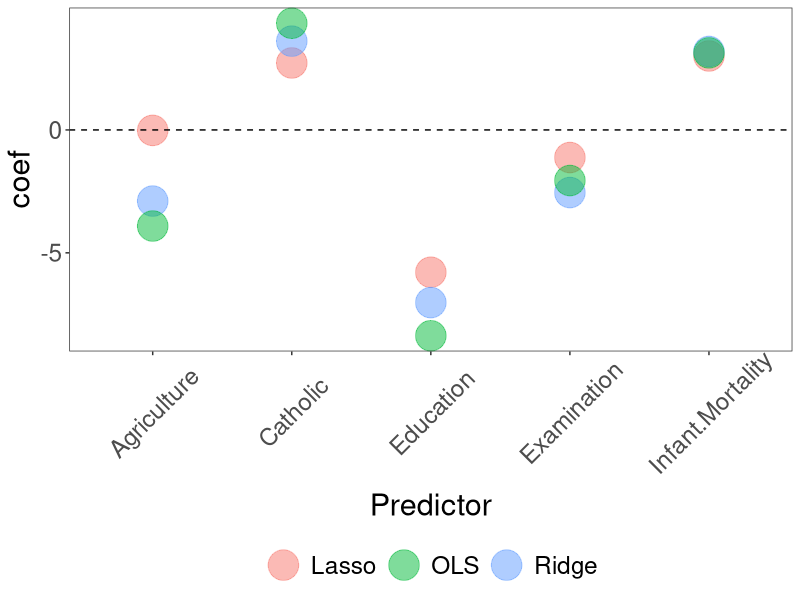

Reproduce this figure in R.
#######################################################################
#  Ciencia de Datos para la toma de decisiones en Economía
#  Author: Ignacio Sarmiento-Barbieri (i.sarmiento at uniandes.edu.co)
#  please do not cite or circulate without permission
#######################################################################


#Load the required packages
library("dplyr") #for data wrangling
library("caret") #ML

data(swiss) #loads the data set

set.seed(123) #set the seed for replication purposes
str(swiss) #conmpact display





ols <- train(Fertility ~ .,   # model to fit
                     data = swiss,                        
                     trControl = trainControl(method = "cv", number = 10),     # Method: crossvalidation, 10 folds
                     method = "lm")                      # specifying regression model

ols






lambda <- 10^seq(-2, 3, length = 100)
lasso <- train(
  Fertility ~., data = swiss, method = "glmnet",
  trControl = trainControl("cv", number = 10),
  tuneGrid = expand.grid(alpha = 1, lambda=lambda), preProcess = c("center", "scale")
  )
lasso





ridge <- train(
  Fertility ~., data = swiss, method = "glmnet",
  trControl = trainControl("cv", number = 10),
  tuneGrid = expand.grid(alpha = 0,lambda=lambda), preProcess = c("center", "scale")
  )
ridge






models <- list(ridge = ridge, lasso = lasso)
resamples(models) %>% summary( metric = "RMSE")



coef_lasso<-predict(lasso$finalModel, type = "coef", mode = "fraction", s = as.numeric(lasso$bestTune))

coef_ridge<-predict(ridge$finalModel, type = "coef", mode = "fraction", s = as.numeric(ridge$bestTune))

#coef_el<-predict(el$finalModel, type = "coef", mode = "fraction", s = as.numeric(el$bestTune))





ols <- train(Fertility ~ ., data = swiss,
                 method="lm",
                trControl=trainControl("none"),
                preProcess = c("center", "scale"))

coef_ols<-ols$finalModel$coefficients




cl<-data.frame(name=rownames(coef_lasso),coef=as.matrix(coef_lasso)[,1],model="Lasso")
cr<-data.frame(name=rownames(coef_ridge),coef=as.matrix(coef_ridge)[,1],model="Ridge")
#cel<-data.frame(name=rownames(coef_el),coef=as.matrix(coef_el)[,1],model="Elastic")
ols<-data.frame(name=rownames(coef_lasso),coef=as.matrix(coef_ols)[,1],model="OLS")

db_coefs<-rbind(cl,cr,ols)




db_coefs<- db_coefs %>% filter(grepl("Intercept",name)==FALSE)

ggplot(db_coefs, aes(x=name,y=coef,group=model,col=model)) +
  geom_point( alpha = 0.5, size = 10) +
  geom_hline(yintercept = 0, lty="dashed", col="black") +
  xlab("Predictor") +
  theme_bw() +
  theme(legend.title= element_blank() ,
        legend.position="bottom",
        legend.direction="horizontal",
        legend.box="horizontal",
        legend.box.just = c("top"),
        panel.grid.major = element_blank(), 
        panel.grid.minor = element_blank(),
        legend.background = element_rect(fill='transparent'),
        axis.text.x =element_text( angle=45, vjust = .6, hjust=0.5),
        text =element_text( size=22),
        rect = element_rect(colour = "transparent", fill = "white")

        ) 


